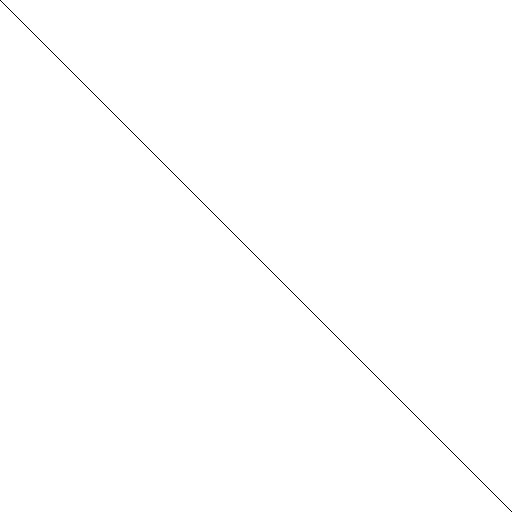
Frame 1 (no input)
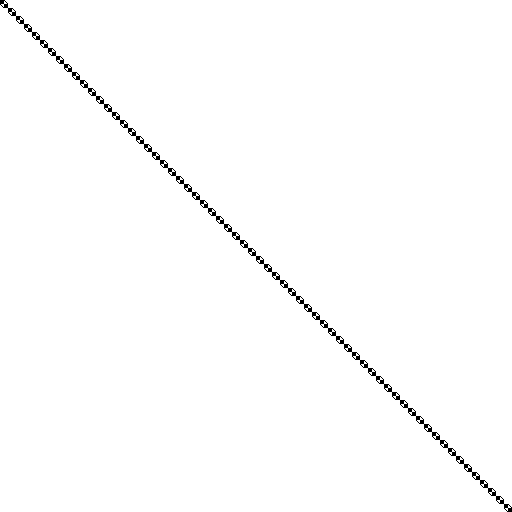
Frame 60 (the mouse pressed at the canvas centre just before this capture)
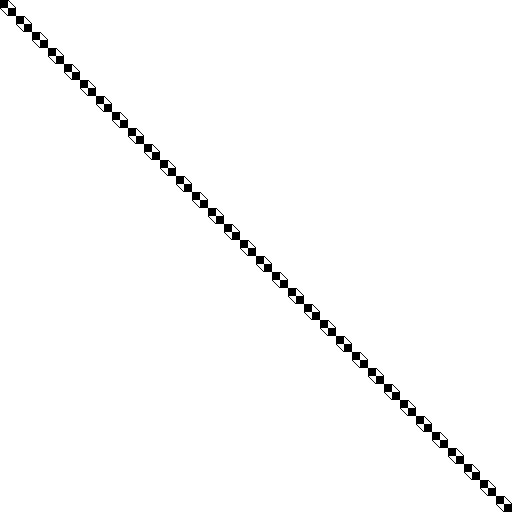
Frame 120 (the mouse held since frame 60 and released just before this capture)

The Processing sketch that drew these frames (run headless with seeded random() and noise(); from frame 60 on, the mouse is pressed at the canvas centre):

// Processing sketch: pattern_3
// ── pattern_3.pde
/**
 * Author: qp91mn64
 * License: the MIT License
 * Created: 2026-03-01
 * 
 * Modefied from pattern_2 for its structure
 * 
 * Result is one of the followings:
 *   x & y
 *   x | y
 *   x ^ y
 * <= thershold -> colorZero
 * Otherwise -> colorOne
 * 
 * Drag the mouse or use arrow keys: explore different parts
 * Note: don't use WASD for moving
 * 
 * 's' or 'S': to save an image
 * space key ' ': pause/run
 * 
 * See different bitwise patterns:
 * Press '1': bitwise AND &
 * Press '2': bitwise OR |
 * Press '3': bitwise XOR ^ (default)
 */
int cellWidth = 1;
int cellHeight = 1;
int xMax;
int yMax;
int xOffset = 0;
int yOffset = 0;
int whichBitwiseOperator = 3;  // 1:& 2:| 3:^
int x1 = 0;
int y1 = 0;
int x2 = 0;
int y2 = 0;
int colorZero = 0;
int colorOne = 255;
int thershold = 0;
boolean isRunning = true;
String bitwiseString;
PImage image1;
void setup() {
  size(512, 512);
  noStroke();
  xMax = (width - 1) / cellWidth + 1;  // Avoid grey egdes when `width` cannot be divided by `cellWidth`
  yMax = (height - 1) / cellHeight + 1;  // Avoid grey egdes when `height` cannot be divided by `cellHeight`
  if (whichBitwiseOperator == 1) {
    bitwiseString = "AND";
  } else if (whichBitwiseOperator == 2) {
    bitwiseString = "OR";
  } else if (whichBitwiseOperator == 3) {
    bitwiseString = "XOR";
  }
  image1 = createImage(width, height, ARGB);
}
void draw() {
  if (frameCount % 15 == 0 && isRunning) {
    thershold++;
  }
  int result = 0;
  int x1;
  int y1;
  background(0);  // Clear the display window
  image1.loadPixels();
  for (int x = 0; x < xMax; x++) {
    for (int y = 0; y < yMax; y++) {
      x1 = x + xOffset;
      y1 = y + yOffset;
      if (whichBitwiseOperator == 1) {
        result = x1 & y1;
      } else if (whichBitwiseOperator == 2) {
        result = x1 | y1;
      } else if (whichBitwiseOperator == 3) {
        result = x1 ^ y1;
      }
      if (result <= thershold) {  // Similar to image segmentation, while no image is loaded
        result = colorZero;
      } else {
        result = colorOne;
      }
      // Use pixels[] instead of rect() for speed
      for (int dx = 0; dx < cellWidth; dx++) {
        for (int dy = 0; dy < cellHeight; dy++) {
          image1.pixels[min(y * cellHeight + dy, height - 1) * width + min(x * cellWidth + dx, width - 1)] = color(result);
        }
      }
    }
  }
  image1.updatePixels();
  image(image1, 0, 0);
}
void mousePressed() {
  if (x1 == 0) {
    x1 = mouseX;
    x2 = xOffset;
  }
  if (y1 == 0) {
    y1 = mouseY;
    y2 = yOffset;
  }
}
void mouseDragged() {
  xOffset = x2 - (mouseX - x1);
  yOffset = y2 - (mouseY - y1);
}
void mouseReleased() {
  x1 = 0;
  y1 = 0;
  // Sometimes the binary form (2's complement) is useful to compare specific patterns
  println("thershold:", thershold, binary(thershold));
  println("xOffset:", xOffset, binary(xOffset));
  println("yOffset:", yOffset, binary(yOffset));
}
void keyPressed() {
  if (key == CODED) {
    if (keyCode == RIGHT) {
      xOffset++;
      println("xOffset:", xOffset, binary(xOffset));
    } else if (keyCode == LEFT) {
      xOffset--;
      println("xOffset:", xOffset, binary(xOffset));
    } else if (keyCode == UP) {
      yOffset--;
      println("yOffset:", yOffset, binary(yOffset));
    } else if (keyCode == DOWN) {
      yOffset++;
      println("yOffset:", yOffset, binary(yOffset));
    }
  }
  else {
    if (key == '1') {
      if (whichBitwiseOperator != 1) {
        whichBitwiseOperator = 1;
        println("thershold:", thershold, binary(thershold));
        bitwiseString = "AND";
        println(bitwiseString);
      }
    } else if (key == '2') {
      if (whichBitwiseOperator != 2) {
        whichBitwiseOperator = 2;
        println("thershold:", thershold, binary(thershold));
        bitwiseString = "OR";
        println(bitwiseString);
      }
    } else if (key == '3') {
      if (whichBitwiseOperator != 3) {
        whichBitwiseOperator = 3;
        println("thershold:", thershold, binary(thershold));
        bitwiseString = "XOR";
        println(bitwiseString);
      }
    } else if (key == 's' || key == 'S') {  // Now the uppercase `S` can be used for saving images
      String s = String.format("your_output/pattern_3_%s_xOffset_%d_yOffset_%d_s%s.png", bitwiseString, xOffset, yOffset, stamp());  // For distinction a stamp is used
      save(s);  // Save what on the canvas directly. 
      println(String.format("Saved: %s", s));
    } else if (key == ' ') {
      isRunning = !isRunning;
      if (!isRunning) {
        println("thershold:", thershold, binary(thershold));
      }
    }
  }
}
String stamp() {
  String stamp1 = year() + nf(month(), 2) + nf(day(), 2) + nf(hour(), 2) + nf(minute(), 2) + nf(second(), 2);  // Timestamp to the second
  stamp1 += String.format("_%d_%d", millis(), frameCount);  // Better distinction
  return stamp1;
}
